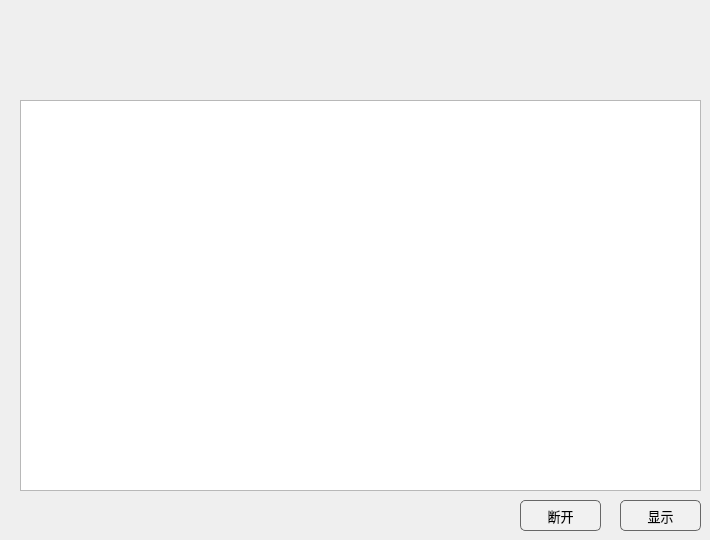
    <widget class="QWidget" name="tabWidgetPage2">
     <attribute name="icon">
      <iconset>
       <normaloff>:/icons/icon/camera.png</normaloff>:/icons/icon/camera.png</iconset>
     </attribute>
     <attribute name="title">
      <string>IMU</string>
     </attribute>
     <widget class="QPushButton" name="btn_stitch">
      <property name="enabled">
       <bool>true</bool>
      </property>
      <property name="geometry">
       <rect>
        <x>620</x>
        <y>500</y>
        <width>81</width>
        <height>31</height>
       </rect>
      </property>
      <property name="font">
       <font>
        <family>Microsoft YaHei UI</family>
        <pointsize>10</pointsize>
        <weight>50</weight>
        <bold>false</bold>
       </font>
      </property>
      <property name="cursor">
       <cursorShape>PointingHandCursor</cursorShape>
      </property>
      <property name="mouseTracking">
       <bool>false</bool>
      </property>
      <property name="toolTip">
       <string>开始拼接所选图片</string>
      </property>
      <property name="statusTip">
       <string>开始拼接所选图片</string>
      </property>
      <property name="layoutDirection">
       <enum>Qt::RightToLeft</enum>
      </property>
      <property name="autoFillBackground">
       <bool>false</bool>
      </property>
      <property name="styleSheet">
       <string notr="true">QPushButton{
	background-color: rgb(241, 241, 241);
	border-style:solid;
	border-width: 1px;
	border-color: rgb(103, 103, 103);
	border-radius: 5px;
}
QPushButton:hover{
	background-color: rgb(179, 216, 255);
	border-color: rgb(102, 161, 255);
}
</string>
      </property>
      <property name="text">
       <string>显示</string>
      </property>
      <property name="checkable">
       <bool>false</bool>
      </property>
      <property name="autoDefault">
       <bool>false</bool>
      </property>
      <property name="default">
       <bool>false</bool>
      </property>
      <property name="flat">
       <bool>false</bool>
      </property>
     </widget>
     <widget class="QListWidget" name="listWidget">
      <property name="geometry">
       <rect>
        <x>20</x>
        <y>100</y>
        <width>681</width>
        <height>391</height>
       </rect>
      </property>
      <property name="font">
       <font>
        <family>微软雅黑</family>
        <pointsize>10</pointsize>
        <weight>50</weight>
        <bold>false</bold>
       </font>
      </property>
      <property name="sizeAdjustPolicy">
       <enum>QAbstractScrollArea::AdjustToContents</enum>
      </property>
      <property name="dragDropMode">
       <enum>QAbstractItemView::DragDrop</enum>
      </property>
      <property name="defaultDropAction">
       <enum>Qt::IgnoreAction</enum>
      </property>
      <property name="selectionMode">
       <enum>QAbstractItemView::MultiSelection</enum>
      </property>
      <property name="iconSize">
       <size>
        <width>150</width>
        <height>150</height>
       </size>
      </property>
      <property name="movement">
       <enum>QListView::Free</enum>
      </property>
      <property name="flow">
       <enum>QListView::LeftToRight</enum>
      </property>
      <property name="isWrapping" stdset="0">
       <bool>true</bool>
      </property>
      <property name="resizeMode">
       <enum>QListView::Adjust</enum>
      </property>
      <property name="spacing">
       <number>0</number>
      </property>
      <property name="viewMode">
       <enum>QListView::IconMode</enum>
      </property>
      <property name="uniformItemSizes">
       <bool>true</bool>
      </property>
     </widget>
     <widget class="QPushButton" name="btn_stitch_2">
      <property name="enabled">
       <bool>true</bool>
      </property>
      <property name="geometry">
       <rect>
        <x>520</x>
        <y>500</y>
        <width>81</width>
        <height>31</height>
       </rect>
      </property>
      <property name="font">
       <font>
        <family>Microsoft YaHei UI</family>
        <pointsize>10</pointsize>
        <weight>50</weight>
        <bold>false</bold>
       </font>
      </property>
      <property name="cursor">
       <cursorShape>PointingHandCursor</cursorShape>
      </property>
      <property name="mouseTracking">
       <bool>false</bool>
      </property>
      <property name="toolTip">
       <string>开始拼接所选图片</string>
      </property>
      <property name="statusTip">
       <string>开始拼接所选图片</string>
      </property>
      <property name="layoutDirection">
       <enum>Qt::RightToLeft</enum>
      </property>
      <property name="autoFillBackground">
       <bool>false</bool>
      </property>
      <property name="styleSheet">
       <string notr="true">QPushButton{
	background-color: rgb(241, 241, 241);
	border-style:solid;
	border-width: 1px;
	border-color: rgb(103, 103, 103);
	border-radius: 5px;
}
QPushButton:hover{
	background-color: rgb(179, 216, 255);
	border-color: rgb(102, 161, 255);
}
</string>
      </property>
      <property name="text">
       <string>断开</string>
      </property>
      <property name="checkable">
       <bool>false</bool>
      </property>
      <property name="autoDefault">
       <bool>false</bool>
      </property>
      <property name="default">
       <bool>false</bool>
      </property>
      <property name="flat">
       <bool>false</bool>
      </property>
     </widget>
    </widget>
